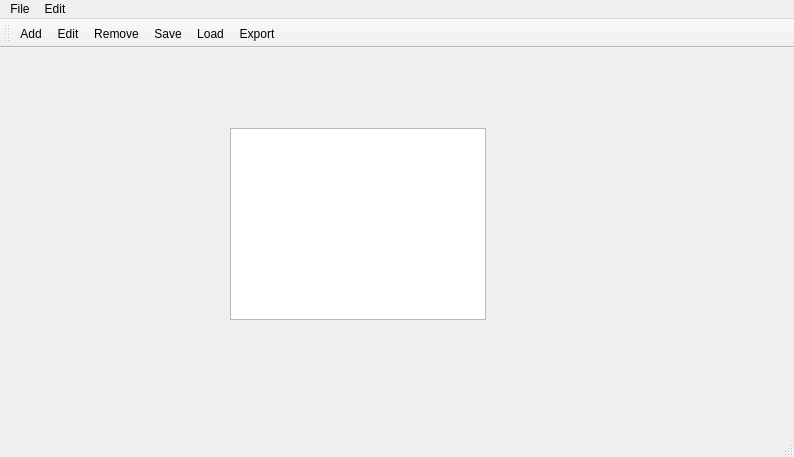
<?xml version="1.0" encoding="UTF-8"?>
<ui version="4.0">
    <class>MainWindow</class>
    <widget class="QMainWindow" name="MainWindow">
        <property name="geometry">
            <rect>
                <x>0</x>
                <y>0</y>
                <width>794</width>
                <height>457</height>
            </rect>
        </property>
        <property name="windowTitle">
            <string>MainWindow</string>
        </property>
        <widget class="QWidget" name="centralWidget">
            <widget class="QListWidget" name="listWidget">
                <property name="geometry">
                    <rect>
                        <x>230</x>
                        <y>80</y>
                        <width>256</width>
                        <height>192</height>
                    </rect>
                </property>
            </widget>
        </widget>
        <widget class="QMenuBar" name="menuBar">
            <property name="geometry">
                <rect>
                    <x>0</x>
                    <y>0</y>
                    <width>794</width>
                    <height>20</height>
                </rect>
            </property>
            <widget class="QMenu" name="menuFile">
                <property name="title">
                    <string>File</string>
                </property>
                <addaction name="actionLoad"/>
                <addaction name="actionSave"/>
                <addaction name="actionExport"/>
            </widget>
            <widget class="QMenu" name="menuEdit">
                <property name="title">
                    <string>Edit</string>
                </property>
                <addaction name="actionAdd"/>
                <addaction name="actionEdit"/>
                <addaction name="actionRemove"/>
            </widget>
            <addaction name="menuFile"/>
            <addaction name="menuEdit"/>
        </widget>
        <widget class="QToolBar" name="mainToolBar">
            <attribute name="toolBarArea">
                <enum>TopToolBarArea</enum>
            </attribute>
            <attribute name="toolBarBreak">
                <bool>false</bool>
            </attribute>
            <addaction name="actionAdd"/>
            <addaction name="actionEdit"/>
            <addaction name="actionRemove"/>
            <addaction name="actionSave"/>
            <addaction name="actionLoad"/>
            <addaction name="actionExport"/>
        </widget>
        <widget class="QStatusBar" name="statusBar"/>
        <action name="actionSave">
            <property name="text">
                <string>Save</string>
            </property>
        </action>
        <action name="actionLoad">
            <property name="text">
                <string>Load</string>
            </property>
        </action>
        <action name="actionExport">
            <property name="text">
                <string>Export</string>
            </property>
        </action>
        <action name="actionAdd">
            <property name="text">
                <string>Add</string>
            </property>
        </action>
        <action name="actionEdit">
            <property name="text">
                <string>Edit</string>
            </property>
        </action>
        <action name="actionRemove">
            <property name="text">
                <string>Remove</string>
            </property>
        </action>
    </widget>
    <layoutdefault spacing="6" margin="11"/>
    <tabstops>
        <tabstop>listWidget</tabstop>
    </tabstops>
    <resources/>
    <connections/>
</ui>
